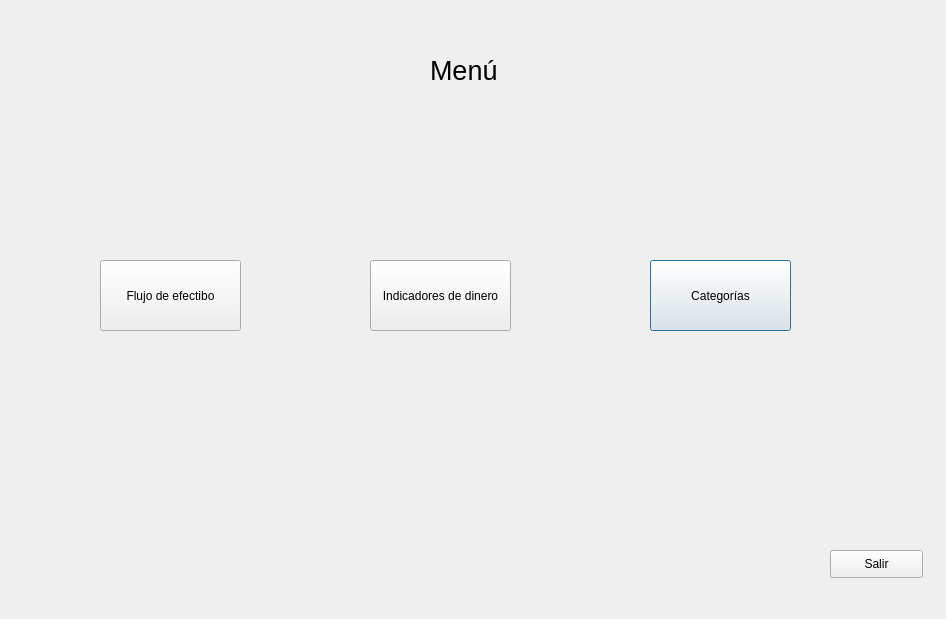
<?xml version="1.0" encoding="UTF-8"?>
<ui version="4.0">
 <class>menuPrincipal</class>
 <widget class="QDialog" name="menuPrincipal">
  <property name="geometry">
   <rect>
    <x>0</x>
    <y>0</y>
    <width>946</width>
    <height>619</height>
   </rect>
  </property>
  <property name="windowTitle">
   <string>Dialog</string>
  </property>
  <widget class="QPushButton" name="pushButton_4">
   <property name="geometry">
    <rect>
     <x>650</x>
     <y>260</y>
     <width>141</width>
     <height>71</height>
    </rect>
   </property>
   <property name="text">
    <string>Categorías</string>
   </property>
  </widget>
  <widget class="QPushButton" name="buttonFlujoEfectivo">
   <property name="geometry">
    <rect>
     <x>100</x>
     <y>260</y>
     <width>141</width>
     <height>71</height>
    </rect>
   </property>
   <property name="text">
    <string>Flujo de efectibo</string>
   </property>
  </widget>
  <widget class="QLabel" name="labelEncabezado">
   <property name="geometry">
    <rect>
     <x>430</x>
     <y>40</y>
     <width>81</width>
     <height>61</height>
    </rect>
   </property>
   <property name="font">
    <font>
     <pointsize>20</pointsize>
    </font>
   </property>
   <property name="text">
    <string>Menú</string>
   </property>
  </widget>
  <widget class="QPushButton" name="buttonIndicadores">
   <property name="geometry">
    <rect>
     <x>370</x>
     <y>260</y>
     <width>141</width>
     <height>71</height>
    </rect>
   </property>
   <property name="text">
    <string>Indicadores de dinero</string>
   </property>
  </widget>
  <widget class="QPushButton" name="pushButton">
   <property name="geometry">
    <rect>
     <x>830</x>
     <y>550</y>
     <width>93</width>
     <height>28</height>
    </rect>
   </property>
   <property name="text">
    <string>Salir</string>
   </property>
  </widget>
 </widget>
 <resources/>
 <connections/>
</ui>
